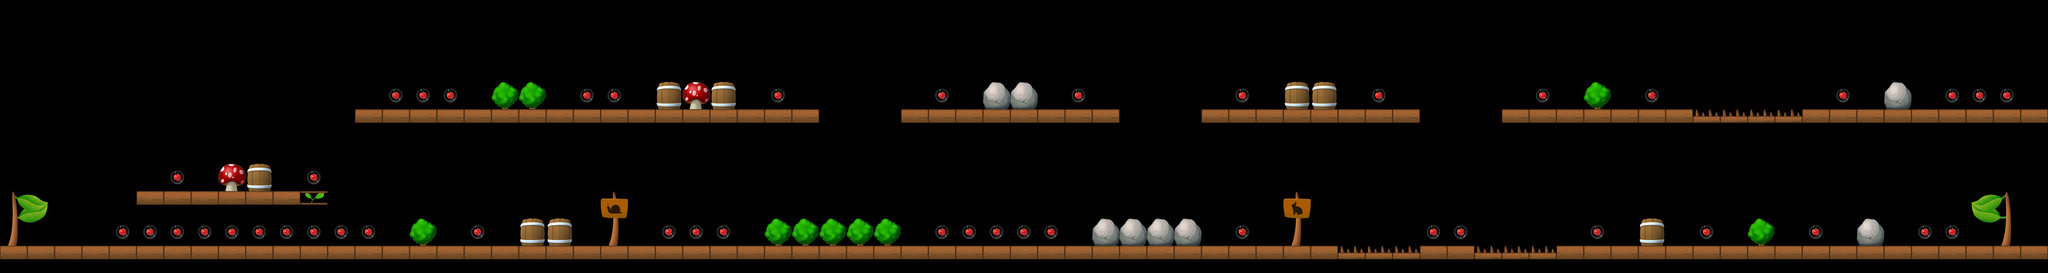

This is a level from a 2D game, rendered from its Tiled map with the project's own tilesets. A one-line summary and the map file follow, with tile-layer data summarised:
An orthogonal 75x10 tile map with 80x80 px tiles, 1 tile layer (Level).

<map version="1.0" orientation="orthogonal" width="75" height="10" tilewidth="80" tileheight="80">
 <properties>
  <property name="StartDirection" value="1" />
 </properties>
 <tileset firstgid="1" name="Untitled" tilewidth="80" tileheight="80">
  <image source="tileset.png" width="640" height="320" />
 </tileset>
 <layer name="Level" width="75" height="10">
  <data>[750 cells, 221 non-empty, 21 distinct tile ids]</data>
 </layer>
</map>
